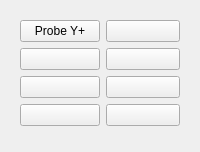
               <widget class="QWidget" name="tab_6">
                <attribute name="title">
                 <string>Probe</string>
                </attribute>
                <layout class="QGridLayout" name="gridLayout_6">
                 <item row="0" column="0">
                  <widget class="VCPWidget" name="widget_2">
                   <layout class="QGridLayout" name="gridLayout_23">
                    <item row="0" column="0">
                     <widget class="MDIButton" name="mdibutton_15">
                      <property name="text">
                       <string>Probe Y+</string>
                      </property>
                      <property name="MDICommand" stdset="0">
                       <string>o&lt;p-back&gt; call</string>
                      </property>
                     </widget>
                    </item>
                    <item row="2" column="0">
                     <widget class="MDIButton" name="mdibutton_13"/>
                    </item>
                    <item row="1" column="0">
                     <widget class="MDIButton" name="mdibutton_12"/>
                    </item>
                    <item row="3" column="1">
                     <widget class="MDIButton" name="mdibutton_11"/>
                    </item>
                    <item row="0" column="1">
                     <widget class="MDIButton" name="mdibutton_7"/>
                    </item>
                    <item row="1" column="1">
                     <widget class="MDIButton" name="mdibutton_8"/>
                    </item>
                    <item row="3" column="0">
                     <widget class="MDIButton" name="mdibutton_14"/>
                    </item>
                    <item row="2" column="1">
                     <widget class="MDIButton" name="mdibutton_10"/>
                    </item>
                    <item row="4" column="0" colspan="2">
                     <widget class="ProbeSim" name="probesim"/>
                    </item>
                   </layout>
                  </widget>
                 </item>
                </layout>
               </widget>
